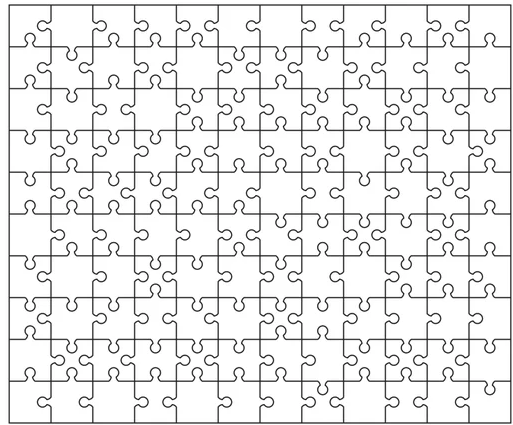
#> input picture images/puzzle.png, 513 x 425 px
$ jupyter execute --allow-errors puzzle_seperation.ipynb   (shell and % lines are left out)
#> lines starting #> are read from the running program, lines starting #| are printed output that depends on the picture; after the words box and inside, x2 and y2 are one past the last pixel; in counts of white or black regions, pixels touching at a corner belong together
# The Main Steps
1. Import an image
2. Prepare image for segmentation (grayscale, threshold, ... etc.)
3. Perform segmentation and find contours
4. Draw contours on new image
5. extract individual contours.

[cell 1]
### IMPORTS

import ipywidgets as widgets
from IPython.display import display
import numpy as np
import cv2
import matplotlib
from matplotlib import pyplot as plt
# from tools.my_widgets import slider_setup

[cell 2]
# All the Widgets
cvt_color_dict = {
    'BGR2RGB': cv2.COLOR_BGR2RGB,
    'BGR2GRAY': cv2.COLOR_BGR2GRAY,
    'BGR2HSV': cv2.COLOR_BGR2HSV}

mode_select = widgets.ToggleButtons(
    options=cvt_color_dict.keys(),
    description='Color Mode',
    button_style='',
    value='BGR2GRAY',
)

range_slider = widgets.IntRangeSlider(
        value=[230, 255],
        min=0, max=255,
        step=1,
        continuous_update=True,
        orientation='horizontal',
        readout=True,
        readout_format='d',
        description='Range')

int_slider = widgets.IntSlider(
        value=3,
        min=1, max=15,
        step=2,
        continuous_update=True,
        orientation='horizontal',
        readout=True,
        readout_format='d',
        description='Blur')

[cell 3]
# STEP 1 Import the image
puzzle = 'images/puzzle.png'
img = cv2.imread(puzzle) # Choose your puzzle file
#> img is the input picture: shape (425, 513, 3); mean B, G, R 233.7, 233.7, 233.7
widgets.Image(value=open(puzzle, 'rb').read(), format='png')

[cell 4]
# STEP 2 Modulate Image for segmentation

#2.1 - Change Color Modes
display(mode_select)
mode = cvt_color_dict['BGR2GRAY']

#> (the rest of this cell did not finish here and is left out)

[cell 5]
# STEP 2.2 Binary Thresholding the image to get the appropriate data
display(range_slider)

plt.figure(2)
#> (this line was passed over: IPython is not available in this run)
img = cv2.cvtColor(img, cv2.COLOR_BGR2GRAY)
#> img: shape (425, 513)
#> (the rest of this cell did not finish here and is left out)

[cell 6]
# STEP 2.3 Blur the image to generate appropriate data
display(int_slider)

plt.figure(3)
#> (this line was passed over: IPython is not available in this run)
_ = range_slider.value
img = cv2.inRange(img, _[0], _[1])
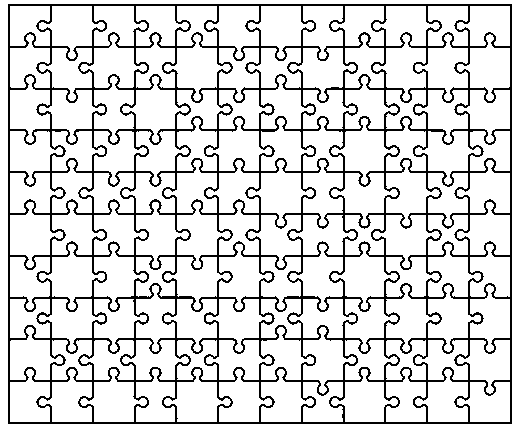
#> img: shape (425, 513); 84.7% white; black in thin lines or dots
#> (the rest of this cell did not finish here and is left out)

[cell 7]
# 3 Generate Contours
img = cv2.GaussianBlur(img, (int_slider.value, int_slider.value), 0)
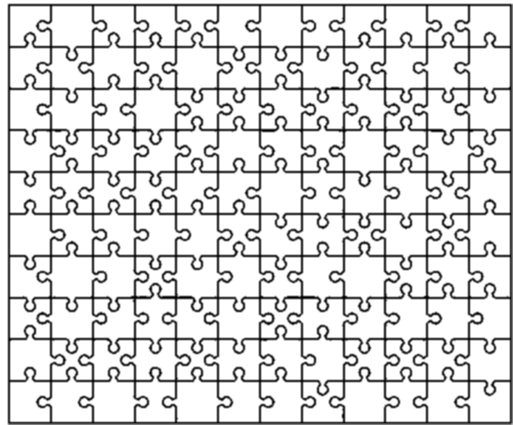
#> img: shape (425, 513); min 0, max 255, mean 215.6

contours, hierarchy = cv2.findContours(img, cv2.RETR_TREE, cv2.CHAIN_APPROX_NONE)
#> contours = 46 contours, 39 with area under 20; largest, box (x1, y1, x2, y2) and area: (0, 0, 513, 425) 217088, (162, 296, 178, 299) 28, (300, 296, 315, 299) 26, (179, 296, 192, 299) 22, (262, 129, 275, 132) 22, (287, 296, 299, 299) 20, (431, 129, 443, 132) 20

print(np.array(contours, dtype=object).shape)
#| (46,)

plt.figure(4)
#> (this line was passed over: IPython is not available in this run)
c_img = np.zeros_like(img)
#> (the rest of this cell did not finish here and is left out)
